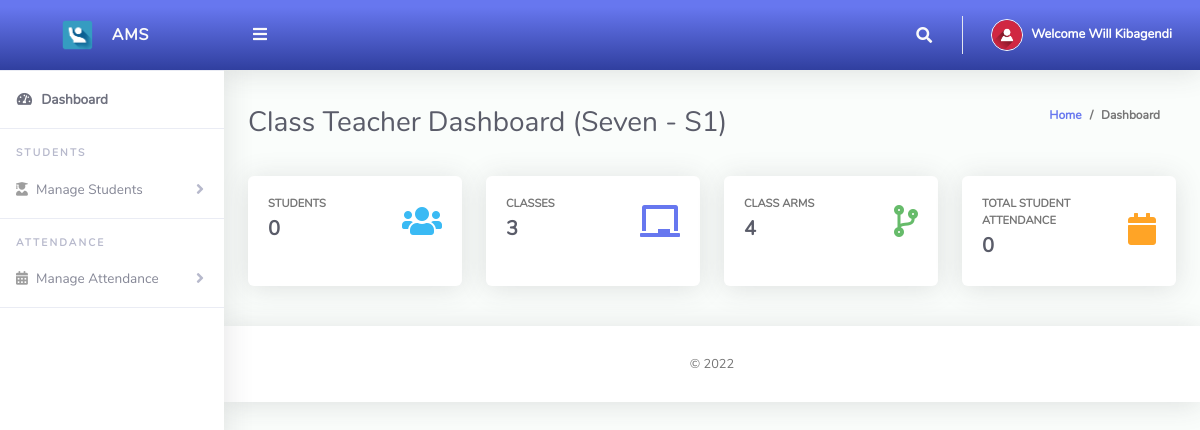
Screenshot of /ClassTeacher/index.php (signed in) with the database file from the repository.
### tables this page shows
CREATE TABLE `tblclassteacher` (
  `Id` int(10) NOT NULL,
  `firstName` varchar(255) NOT NULL,
  `lastName` varchar(255) NOT NULL,
  `emailAddress` varchar(255) NOT NULL,
  `password` varchar(255) NOT NULL,
  `phoneNo` varchar(50) NOT NULL,
  `classId` varchar(10) NOT NULL,
  `classArmId` varchar(10) NOT NULL,
  `dateCreated` varchar(50) NOT NULL
);

CREATE TABLE `tblclassarms` (
  `Id` int(10) NOT NULL,
  `classId` varchar(10) NOT NULL,
  `classArmName` varchar(255) NOT NULL,
  `isAssigned` varchar(10) NOT NULL
);

CREATE TABLE `tblclass` (
  `Id` int(10) NOT NULL,
  `className` varchar(255) NOT NULL
);

### ClassTeacher/index.php (the view, shortened to what this page needs)
<?php
include '../Includes/dbcon.php';
    $query = "SELECT tblclass.className,tblclassarms.classArmName
    FROM tblclassteacher
    INNER JOIN tblclass ON tblclass.Id = tblclassteacher.classId
    INNER JOIN tblclassarms ON tblclassarms.Id = tblclassteacher.classArmId
    Where tblclassteacher.Id = '$_SESSION[userId]'";
    $rs = $conn->query($query);
    $rrw = $rs->fetch_assoc();
?>
<!DOCTYPE html>
<html lang="en">
<head>
  <link href="../vendor/fontawesome-free/css/all.min.css" rel="stylesheet" type="text/css">
  <link href="../vendor/bootstrap/css/bootstrap.min.css" rel="stylesheet" type="text/css">
  <link href="css/ruang-admin.min.css" rel="stylesheet">
</head>
<body id="page-top">
  <div id="wrapper">
   <?php include "Includes/sidebar.php";?>
    <div id="content-wrapper" class="d-flex flex-column">
      <div id="content">
           <?php include "Includes/topbar.php";?>
        <div class="container-fluid" id="container-wrapper">
          <div class="d-sm-flex align-items-center justify-content-between mb-4">
            <h1 class="h3 mb-0 text-gray-800">Class Teacher Dashboard (<?php echo $rrw['className'].' - '.$rrw['classArmName'];?>)</h1>
            <ol class="breadcrumb">
              <li class="breadcrumb-item"><a href="./">Home</a></li>
              <li class="breadcrumb-item active" aria-current="page">Dashboard</li>
            </ol>
          </div>
          <div class="row mb-3">
          <?php
$query1=mysqli_query($conn,"SELECT * from tblstudents where classId = '$_SESSION[classId]' and classArmId = '$_SESSION[classArmId]'");
$students = mysqli_num_rows($query1);
?>
            <div class="col-xl-3 col-md-6 mb-4">
              <div class="card h-100">
                <div class="card-body">
                  <div class="row no-gutters align-items-center">
                    <div class="col mr-2">
                      <div class="text-xs font-weight-bold text-uppercase mb-1">Students</div>
                      <div class="h5 mb-0 mr-3 font-weight-bold text-gray-800"><?php echo $students;?></div>
                    </div>
                    <div class="col-auto">
                      <i class="fas fa-users fa-2x text-info"></i>
                    </div>
                  </div>
                </div>
              </div>
            </div>
             <?php
$query1=mysqli_query($conn,"SELECT * from tblclass");
$class = mysqli_num_rows($query1);
?>
            <div class="col-xl-3 col-md-6 mb-4">
              <div class="card h-100">
                <div class="card-body">
                  <div class="row align-items-center">
                    <div class="col mr-2">
                      <div class="text-xs font-weight-bold text-uppercase mb-1">Classes</div>
                      <div class="h5 mb-0 font-weight-bold text-gray-800"><?php echo $class;?></div>
                    </div>
                    <div class="col-auto">
                      <i class="fas fa-chalkboard fa-2x text-primary"></i>
                    </div>
                  </div>
                </div>
              </div>
            </div>
             <?php
$query1=mysqli_query($conn,"SELECT * from tblclassarms");
$classArms = mysqli_num_rows($query1);
?>
            <div class="col-xl-3 col-md-6 mb-4">
              <div class="card h-100">
                <div class="card-body">
                  <div class="row no-gutters align-items-center">
                    <div class="col mr-2">
                      <div class="text-xs font-weight-bold text-uppercase mb-1">Class Arms</div>
                      <div class="h5 mb-0 font-weight-bold text-gray-800"><?php echo $classArms;?></div>
                    </div>
                    <div class="col-auto">
                      <i class="fas fa-code-branch fa-2x text-success"></i>
                    </div>
                  </div>
                </div>
              </div>
            </div>
            <?php
$query1=mysqli_query($conn,"SELECT * from tblattendance where classId = '$_SESSION[classId]' and classArmId = '$_SESSION[classArmId]'");
$totAttendance = mysqli_num_rows($query1);
?>
            <div class="col-xl-3 col-md-6 mb-4">
              <div class="card h-100">
                <div class="card-body">
                  <div class="row no-gutters align-items-center">
                    <div class="col mr-2">
                      <div class="text-xs font-weight-bold text-uppercase mb-1">Total Student Attendance</div>
                      <div class="h5 mb-0 font-weight-bold text-gray-800"><?php echo $totAttendance;?></div>
                    </div>
                    <div class="col-auto">
                      <i class="fas fa-calendar fa-2x text-warning"></i>
                    </div>
                  </div>
                </div>
              </div>
            </div>
        </div>
      </div>
      <?php include 'includes/footer.php';?>
    </div>
  </div>
</body>
</html>

### ClassTeacher/Includes/topbar.php (shortened to what this page needs)
<?php
  $query = "SELECT * FROM tblclassteacher WHERE Id = ".$_SESSION['userId']."";
  $rs = $conn->query($query);
  $rows = $rs->fetch_assoc();
  $fullName = $rows['firstName']." ".$rows['lastName'];;
?>
<nav class="navbar navbar-expand navbar-light bg-gradient-primary topbar mb-4 static-top">
          <button id="sidebarToggleTop" class="btn btn-link rounded-circle mr-3">
            <i class="fa fa-bars"></i>
          </button>
          <ul class="navbar-nav ml-auto">
            <li class="nav-item dropdown no-arrow">
              <a class="nav-link dropdown-toggle" href="#" id="searchDropdown" role="button" data-toggle="dropdown"
                aria-haspopup="true" aria-expanded="false">
                <i class="fas fa-search fa-fw"></i>
              </a>
            </li>
            <li class="nav-item dropdown no-arrow">
              <a class="nav-link dropdown-toggle" href="#" id="userDropdown" role="button" data-toggle="dropdown"
                aria-haspopup="true" aria-expanded="false">
                <img class="img-profile rounded-circle" src="img/user-icn.png" style="max-width: 60px">
                <span class="ml-2 d-none d-lg-inline text-white small"><b>Welcome <?php echo $fullName;?></b></span>
              </a>
            </li>
          </ul>
        </nav>

### rows the page displays
tblclassteacher: fullName "Will Kibagendi"
tblclassarms: classId.className "Seven", classArmName "S1"

### other values shown
$students "0"
$class "3"
$classArms "4"
$totAttendance "0"
